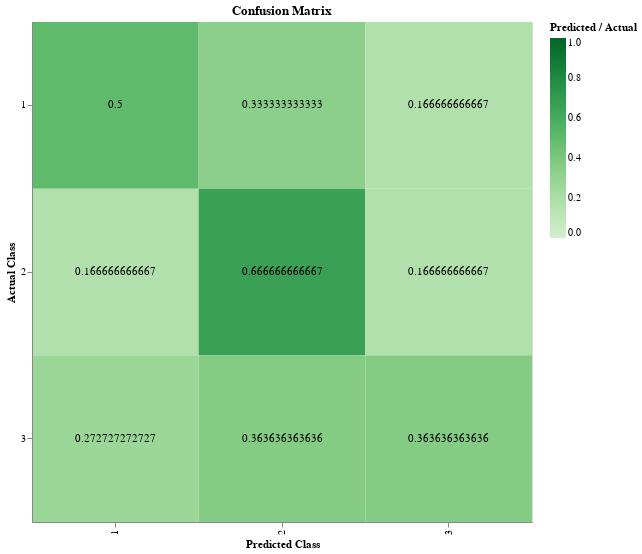

Here is the notebook cell this chart was saved with:
### Code cell
predicted = [1,2,3,2,1,1,2,2,3,2,3,1,1,2,3,2,1,2,3,2,3,1,2]
actual =    [1,3,2,2,3,1,3,3,3,2,3,3,3,2,1,1,2,3,3,2,3,1,1]
confusion_matrix(predicted, actual, title="Confusion Matrix")

### Figure 1 — Vega-Lite specification as saved in the notebook (floating-point values rounded to 4 significant figures)
{"config": {"view": {"continuousWidth": 400, "continuousHeight": 300}}, "layer": [{"mark": "rect", "encoding": {"color": {"type": "quantitative", "field": "norm", "legend": {"title": "Predicted / Actual"}, "scale": {"domain": [0, 1], "scheme": "greens"}}, "x": {"type": "ordinal", "field": "predicted", "title": "Predicted Class"}, "y": {"type": "ordinal", "field": "actual", "title": "Actual Class"}}}, {"mark": {"type": "text", "align": "center", "baseline": "middle"}, "encoding": {"color": {"value": "black"}, "text": {"type": "quantitative", "field": "norm"}, "x": {"type": "ordinal", "field": "predicted"}, "y": {"type": "ordinal", "field": "actual"}}}], "data": {"name": "data-dcb7289788fb90a012ab18f346de97a0"}, "height": 500, "title": {"text": "Confusion Matrix"}, "width": 500, "$schema": "https://vega.github.io/schema/vega-lite/v4.8.1.json", "datasets": {"data-dcb7289788fb90a012ab18f346de97a0": [{"predicted": 1, "actual": 1, "count": 3, "actual_count": 6, "norm": 0.5}, {"predicted": 1, "actual": 2, "count": 1, "actual_count": 6, "norm": 0.1667}, {"predicted": 1, "actual": 3, "count": 3, "actual_count": 11, "norm": 0.2727}, {"predicted": 2, "actual": 1, "count": 2, "actual_count": 6, "norm": 0.3333}, {"predicted": 2, "actual": 2, "count": 4, "actual_count": 6, "norm": 0.6667}, {"predicted": 2, "actual": 3, "count": 4, "actual_count": 11, "norm": 0.3636}, {"predicted": 3, "actual": 1, "count": 1, "actual_count": 6, "norm": 0.1667}, {"predicted": 3, "actual": 2, "count": 1, "actual_count": 6, "norm": 0.1667}, {"predicted": 3, "actual": 3, "count": 4, "actual_count": 11, "norm": 0.3636}]}}
